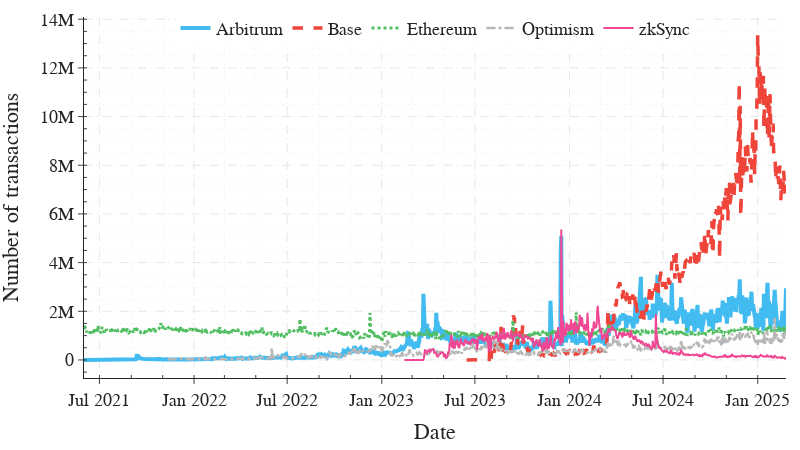

The notebook cell this image was saved under:
### Code cell
fig = go.Figure(layout=get_plotly_layout(height=height, width=width))

for protocol, df_data in tx_count_data.items():
    fig.add_trace(go.Scatter(
        x=df_data['date'], y=df_data['value'],
        line=dict(color=plot_settings[protocol]['color'], width=plot_settings[protocol]
                  ['width'], dash=plot_settings[protocol]['style']),
        name=plot_settings[protocol]['label'],
        marker=dict(size=8, symbol=plot_settings[protocol]['marker_symbol'])
    ))

fig.update_layout(yaxis_title="Number of transactions",
                  xaxis_title="Date",
                  # yaxis=dict(type="log", range=[0, 10]),
                  legend=dict(xanchor='center', x=0.5, y=1.02, orientation='h'))

file_dir = os.path.realpath(os.path.join(
    plots_dir, "all-transactions-count.pdf"))
fig.write_image(file_dir)
fig.show()

### Figure 1 — Plotly figure (JSON) as saved in the notebook; plotly's stock layout.template omitted (floating-point values rounded to 4 significant figures; data arrays with more than 128 entries replaced by an {"elided": "..."} marker saying what was removed)
{"data": [{"line": {"color": "#42bbf1", "dash": "solid", "width": 4}, "marker": {"size": 8, "symbol": "circle"}, "name": "Arbitrum", "type": "scatter", "x": {"elided": "1366 str values"}, "y": {"elided": "1366 int values"}}, {"line": {"color": "#ee443a", "dash": "dash", "width": 3.5}, "marker": {"size": 8, "symbol": "diamond"}, "name": "Base", "type": "scatter", "x": {"elided": "613 str values"}, "y": {"elided": "613 int values"}}, {"line": {"color": "#50be61", "dash": "dot", "width": 3}, "marker": {"size": 8, "symbol": "square"}, "name": "Ethereum", "type": "scatter", "x": {"elided": "1366 str values"}, "y": {"elided": "1366 int values"}}, {"line": {"color": "#b7b7b7", "dash": "dashdot", "width": 2.5}, "marker": {"size": 8, "symbol": "triangle-up"}, "name": "Optimism", "type": "scatter", "x": {"elided": "1203 str values"}, "y": {"elided": "1203 int values"}}, {"line": {"color": "#ef4793", "dash": "solid", "width": 2}, "marker": {"size": 8, "symbol": "cross"}, "name": "zkSync", "type": "scatter", "x": {"elided": "743 str values"}, "y": {"elided": "743 int values"}}], "layout": {"font": {"family": "Clear Sans", "size": 18}, "height": 450, "legend": {"orientation": "h", "x": 0.5, "xanchor": "center", "y": 1.02}, "margin": {"b": 10, "l": 10, "r": 10, "t": 10}, "width": 800, "xaxis": {"griddash": "dash", "minor": {"griddash": "dot", "ticks": "inside"}, "showgrid": true, "title": {"text": "Date"}}, "yaxis": {"griddash": "dash", "minor": {"griddash": "dot", "ticks": "inside"}, "showgrid": true, "title": {"text": "Number of transactions"}}}}
